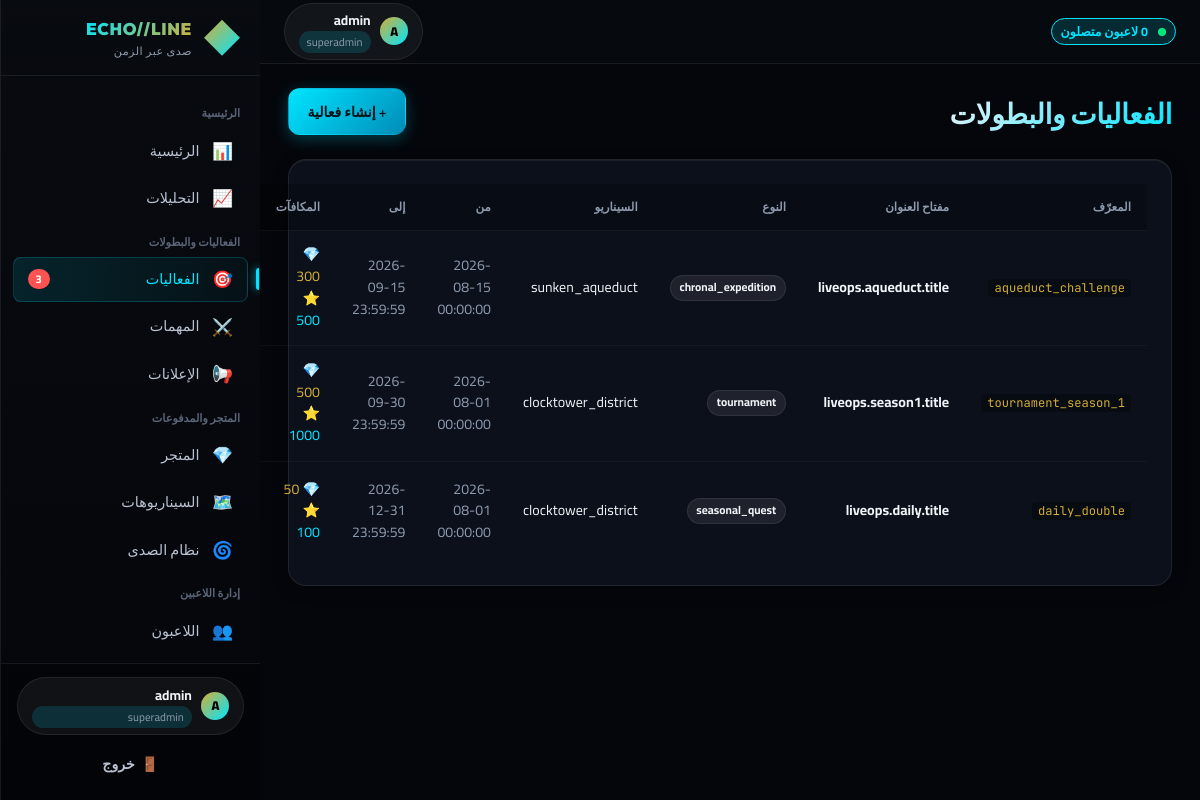
The page /events.php (signed in) on the database its author committed.
### tables this page shows
CREATE TABLE IF NOT EXISTS `events` (
  `id` INT UNSIGNED NOT NULL AUTO_INCREMENT,
  `event_uid` VARCHAR(64) NOT NULL UNIQUE,
  `title_key` VARCHAR(128) NOT NULL,
  `description_key` VARCHAR(128) NULL,
  `event_type` ENUM('tournament','seasonal_quest','chronal_expedition','limited_challenge','community_event') NOT NULL DEFAULT 'tournament',
  `scenario_id` VARCHAR(64) NOT NULL DEFAULT 'clocktower_district',
  `start_at` DATETIME NOT NULL,
  `end_at` DATETIME NOT NULL,
  `is_active` TINYINT(1) NOT NULL DEFAULT 1,
  `is_featured` TINYINT(1) NOT NULL DEFAULT 0,
  `reward_currency` INT UNSIGNED NOT NULL DEFAULT 0,
  `reward_xp` INT UNSIGNED NOT NULL DEFAULT 0,
  `reward_cosmetic_id` VARCHAR(64) NULL,
  `config_json` JSON NULL,
  `banner_image` VARCHAR(255) NULL,
  `created_by` INT UNSIGNED NULL,
  `created_at` DATETIME NOT NULL DEFAULT CURRENT_TIMESTAMP,
  `updated_at` DATETIME NOT NULL DEFAULT CURRENT_TIMESTAMP ON UPDATE CURRENT_TIMESTAMP,
  PRIMARY KEY (`id`),
  KEY `idx_active_dates` (`is_active`, `start_at`, `end_at`),
  KEY `idx_scenario` (`scenario_id`)
);

### includes/I18n.php (called while the page is built, shortened)
<?php
class I18n
{
    private static $catalog = [];
    public static function init(string $locale): void
    {
        $locale = in_array($locale, ['ar', 'en'], true) ? $locale : 'ar';
        self::$catalog = self::$messages[$locale] ?? [];
        $jsonPath = __DIR__ . '/../data/i18n/' . $locale . '.json';
        if (file_exists($jsonPath)) {
            $json = @json_decode(file_get_contents($jsonPath), true);
            if (is_array($json)) {
                self::$catalog = array_merge(self::$catalog, $json);
            }
        }
    }
    public static function t(string $key, array $params = []): string
    {
        $val = self::$catalog[$key] ?? null;
        return $val;
    }
}

### includes/Database.php (called while the page is built, shortened)
<?php
class Database
{
    private static $instance = null;
    public static function getInstance(): PDO
    {
        if (self::$instance === null) {
            $dsn = sprintf('mysql:host=%s;dbname=%s;charset=%s', DB_HOST, DB_NAME, DB_CHARSET);
            try {
                self::$instance = new PDO($dsn, DB_USER, DB_PASS, [
                    PDO::ATTR_ERRMODE => PDO::ERRMODE_EXCEPTION,
                    PDO::ATTR_DEFAULT_FETCH_MODE => PDO::FETCH_ASSOC,
                    PDO::ATTR_EMULATE_PREPARES => false,
                    PDO::MYSQL_ATTR_INIT_COMMAND => "SET NAMES utf8mb4 COLLATE utf8mb4_unicode_ci",
                ]);
            } catch (PDOException $e) {
                error_log('[DB] Connection failed: ' . $e->getMessage());
                if (APP_ENV === 'development') {
                    throw $e;
                }
                http_response_code(500);
                die(json_encode([
                    'success' => false,
                    'error' => 'Database connection failed',
                ]));
            }
        }
        return self::$instance;
    }
    public static function query(string $sql, array $params = []): PDOStatement
    {
        $stmt = self::getInstance()->prepare($sql);
        $stmt->execute($params);
        return $stmt;
    }
    public static function fetchAll(string $sql, array $params = []): array
    {
        return self::query($sql, $params)->fetchAll();
    }
}

### includes/Security.php (called while the page is built, shortened)
<?php
class Security
{
    public static function escape(string $value): string
    {
        return htmlspecialchars($value, ENT_QUOTES | ENT_HTML5, 'UTF-8');
    }
}

### events.php (the view, shortened to what this page needs)
<?php
$events = Database::fetchAll(
    'SELECT e.*,
            (SELECT COUNT(*) FROM analytics_events WHERE event_name = e.event_uid) AS plays
     FROM events e
     ORDER BY e.is_active DESC, e.start_at DESC'
);
include __DIR__ . '/includes/header.php';
?>
<div class="page-header">
  <h1><?= I18n::t('events.title') ?></h1>
  <button class="btn primary" onclick="openEventForm()">+ <?= I18n::t('events.create') ?></button>
</div>
<div class="panel">
  <table class="data-table">
    <thead>
      <tr>
        <th>المعرّف</th>
        <th><?= I18n::t('events.title_key') ?></th>
        <th><?= I18n::t('events.type') ?></th>
        <th><?= I18n::t('events.scenario') ?></th>
        <th>من</th>
        <th>إلى</th>
        <th>المكافآت</th>
      </tr>
    </thead>
    <tbody>
      <?php foreach ($events as $e): ?>
        <tr>
          <td><code><?= Security::escape($e['event_uid']) ?></code></td>
          <td><strong><?= Security::escape($e['title_key']) ?></strong></td>
          <td><span class="badge"><?= Security::escape($e['event_type']) ?></span></td>
          <td><?= Security::escape($e['scenario_id']) ?></td>
          <td class="text-muted small"><?= Security::escape($e['start_at']) ?></td>
          <td class="text-muted small"><?= Security::escape($e['end_at']) ?></td>
          <td>
            <span class="text-amber">💎 <?= $e['reward_currency'] ?></span>
            <span class="text-cyan">⭐ <?= $e['reward_xp'] ?></span>
          </td>
        </tr>
      <?php endforeach; ?>
    </tbody>
  </table>
</div>
<?php include __DIR__ . '/includes/footer.php'; ?>

### assets/admin.css (style rules this page uses)
:root { --c-cyan: #00E5FF; --c-cyan-soft: rgba(0, 229, 255, 0.15); --c-amber: #D4AF37; --c-amber-soft: rgba(212, 175, 55, 0.15); --c-violet: #9013FE; --c-violet-soft: rgba(144, 19, 254, 0.15); --c-green: #00E676; --c-green-soft: rgba(0, 230, 118, 0.15); --c-red: #FF5252; --c-red-soft: rgba(255, 82, 82, 0.15); --c-copper: #B87333; --c-pink: #FF80AB; --bg-deep: #04060B; --bg-dark: #080B10; --bg-card: rgba(16, 22, 34, 0.72); --bg-elevated: rgba(22, 30, 46, 0.96); --bg-input: rgba(0, 0, 0, 0.45); --bg-glass: rgba(255, 255, 255, 0.04); --t-main: #F0F4F8; --t-soft: #B8C2D1; --t-muted: #8E9BAE; --t-dim: #5A6577; --b-soft: rgba(255, 255, 255, 0.08); --b-medium: rgba(255, 255, 255, 0.14); --b-strong: rgba(255, 255, 255, 0.22); --r-sm: 8px; --r-md: 12px; --r-lg: 18px; --r-xl: 24px; --r-pill: 999px; --sh-card: 0 8px 32px rgba(0, 0, 0, 0.45); --sh-soft: 0 4px 16px rgba(0, 0, 0, 0.3); --sh-glow-cyan: 0 0 24px rgba(0, 229, 255, 0.35); --sh-glow-amber: 0 0 24px rgba(212, 175, 55, 0.35); --sh-inset: inset 0 1px 0 rgba(255, 255, 255, 0.06); --f-display: 'Outfit', 'Cairo', system-ui, sans-serif; --f-body: 'Cairo', 'Outfit', system-ui, sans-serif; --f-mono: 'JetBrains Mono', 'SF Mono', Menlo, monospace; --sidebar-w: 260px; --header-h: 64px; }
*, *::before, *::after { box-sizing: border-box; margin: 0; padding: 0; -webkit-tap-highlight-color: transparent; }
html { height: 100%; scroll-behavior: smooth; }
body { height: 100%; background: var(--bg-deep); color: var(--t-main); font-family: var(--f-body); font-size: 14px; line-height: 1.55; -webkit-font-smoothing: antialiased; -moz-osx-font-smoothing: grayscale; overscroll-behavior: none; overflow: hidden; }
html[dir="rtl"] body { font-family: var(--f-body); }
html[dir="rtl"] .mono, html[dir="rtl"] code { font-family: var(--f-mono); }
button, input, select, textarea { font-family: inherit; color: inherit; }
button { cursor: pointer; border: none; background: none; }
code, pre, .mono { font-family: var(--f-mono); background: rgba(0, 0, 0, 0.35); padding: 1px 6px; border-radius: 4px; font-size: 0.86em; color: var(--c-amber); }
.page-header { display: flex; align-items: flex-end; justify-content: space-between; margin-block-end: 1.5rem; flex-wrap: wrap; gap: 1rem; }
.page-header h1 { font-family: var(--f-display); font-size: 1.75rem; font-weight: 900; letter-spacing: -0.01em; background: linear-gradient(135deg, var(--t-main), var(--c-cyan)); -webkit-background-clip: text; background-clip: text; color: transparent; display: flex; align-items: center; gap: 0.6rem; }
.panel { background: var(--bg-card); border: 1px solid var(--b-soft); border-radius: var(--r-lg); padding: 1.5rem; margin-block-end: 1.25rem; backdrop-filter: blur(12px); box-shadow: var(--sh-soft), var(--sh-inset); }
.btn { display: inline-flex; align-items: center; justify-content: center; gap: 0.4rem; padding: 0.6rem 1.15rem; border-radius: var(--r-md); background: rgba(255, 255, 255, 0.06); border: 1px solid var(--b-soft); color: var(--t-main); font-weight: 600; font-size: 0.88rem; transition: all 0.15s ease; min-block-size: 38px; white-space: nowrap; cursor: pointer; }
.btn.primary { background: linear-gradient(135deg, var(--c-cyan), #008CB8); color: #001318; border-color: transparent; box-shadow: 0 4px 16px rgba(0, 229, 255, 0.25); }
.data-table { inline-size: 100%; border-collapse: collapse; font-size: 0.88rem; }
.data-table th, .data-table td { padding: 0.85rem 1rem; text-align: start; border-block-end: 1px solid rgba(255, 255, 255, 0.04); vertical-align: middle; }
.data-table th { background: rgba(0, 0, 0, 0.25); color: var(--t-muted); font-size: 0.74rem; font-weight: 700; text-transform: uppercase; letter-spacing: 0.04em; white-space: nowrap; }
html[dir="rtl"] .data-table th { text-transform: none; letter-spacing: 0; }
.data-table tbody tr { transition: background 0.15s; }
.data-table tbody tr:last-child td { border-block-end: none; }
.badge { display: inline-flex; align-items: center; gap: 0.25rem; padding: 0.2rem 0.55rem; border-radius: var(--r-pill); font-size: 0.72rem; font-weight: 700; background: rgba(255, 255, 255, 0.08); border: 1px solid var(--b-soft); white-space: nowrap; }
.text-muted { color: var(--t-muted); }
.text-cyan { color: var(--c-cyan); }
.text-amber { color: var(--c-amber); }

### rows shown on the page
events: event_uid "aqueduct_challenge", title_key "liveops.aqueduct.title", event_type "chronal_expedition", scenario "sunken_aqueduct", start_at "2026-08-15 00:00:00", end_at "2026-09-15 23:59:59", reward_currency "300", reward_xp "500"
events: event_uid "tournament_season_1", title_key "liveops.season1.title", event_type "tournament", scenario "clocktower_district", start_at "2026-08-01 00:00:00", end_at "2026-09-30 23:59:59", reward_currency "500", reward_xp "1000"
events: event_uid "daily_double", title_key "liveops.daily.title", event_type "seasonal_quest", scenario "clocktower_district", start_at "2026-08-01 00:00:00", end_at "2026-12-31 23:59:59", reward_currency "50", reward_xp "100"

### other values the page prints
I18n::t('app.subtitle') "صدى عبر الزمن"
I18n::t('menu.dashboard') "الرئيسية"
I18n::t('menu.analytics') "التحليلات"
I18n::t('events.title') "الفعاليات والبطولات"
I18n::t('menu.events') "الفعاليات"
$activeEventsCount "3"
I18n::t('menu.quests') "المهمات"
I18n::t('menu.announcements') "الإعلانات"
I18n::t('shop.title') "المتجر والمدفوعات"
I18n::t('menu.shop') "المتجر"
I18n::t('menu.scenarios') "السيناريوهات"
I18n::t('menu.echo') "نظام الصدى"
I18n::t('players.title') "إدارة اللاعبين"
I18n::t('menu.players') "اللاعبون"
mb_strtoupper(mb_substr(Auth::user()['username'] ?? '?', 0, 1)) "A"
